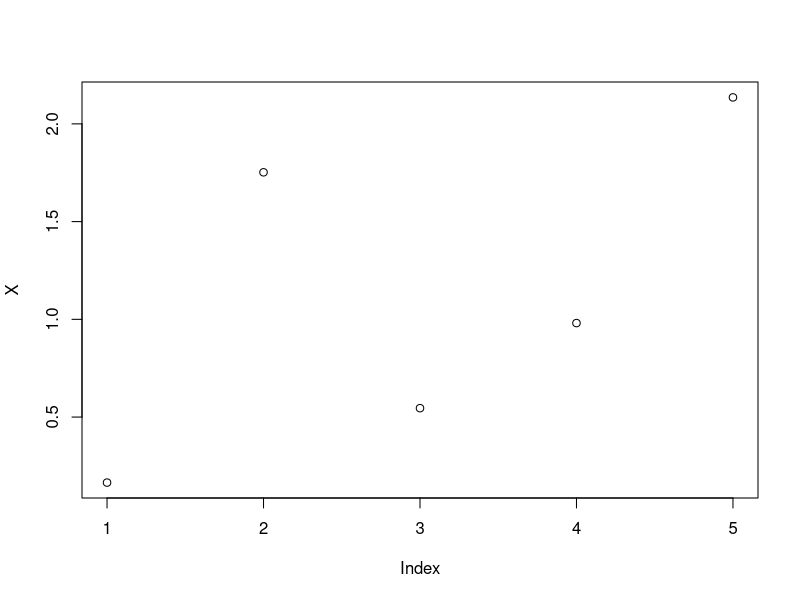
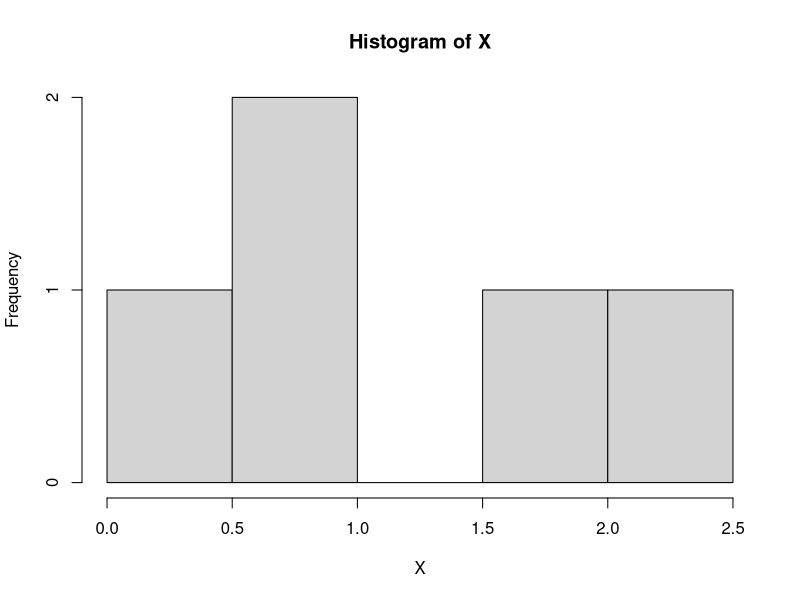
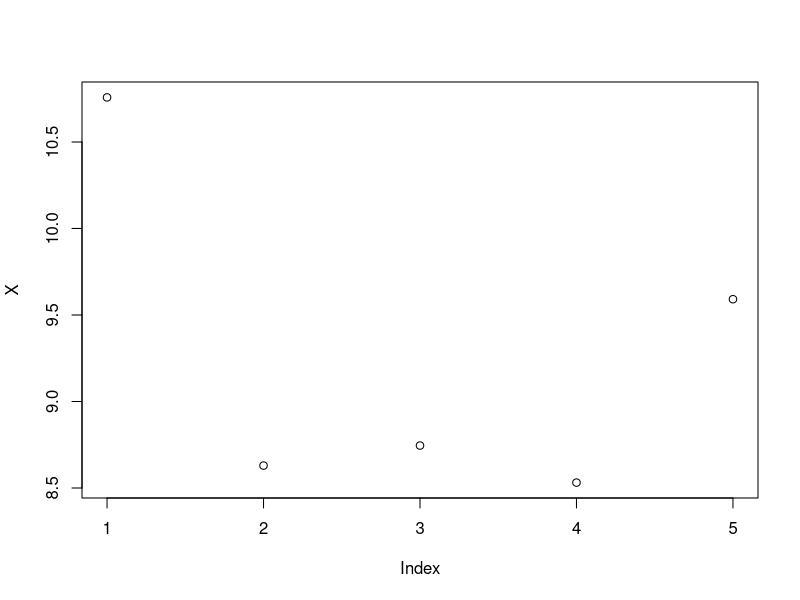
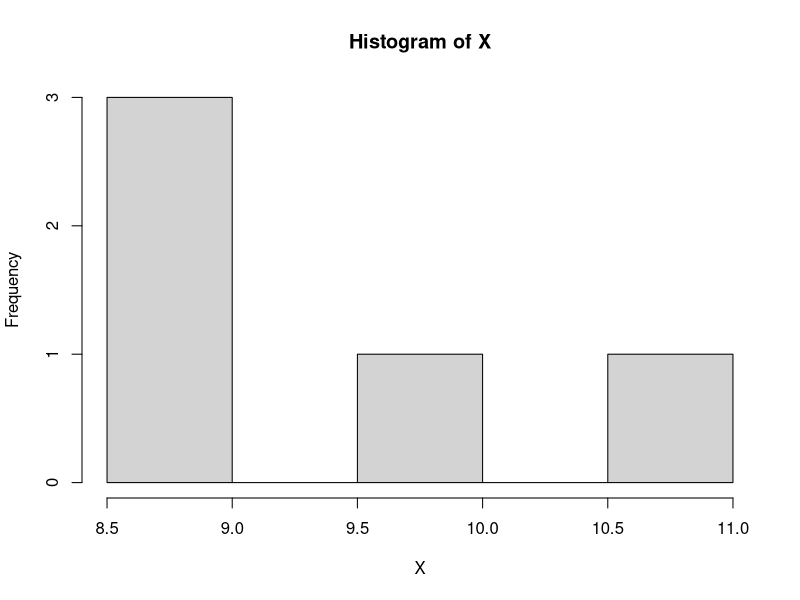
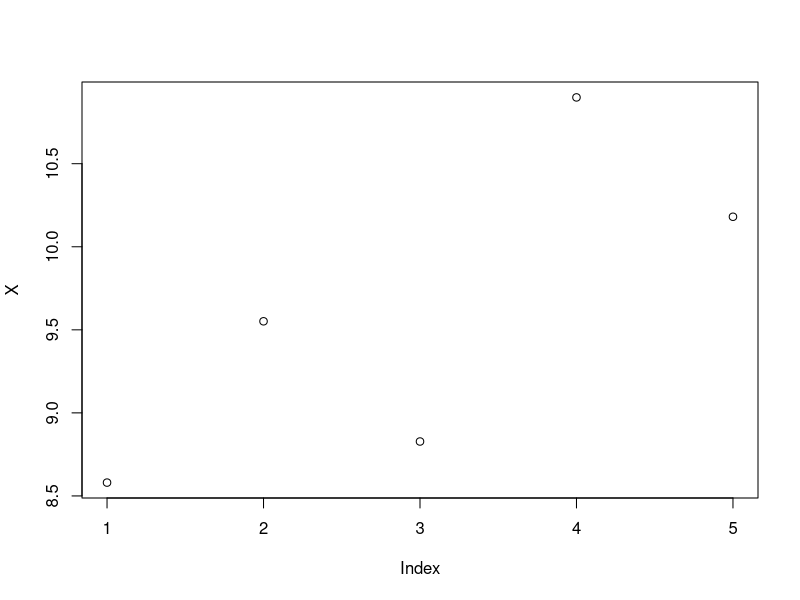
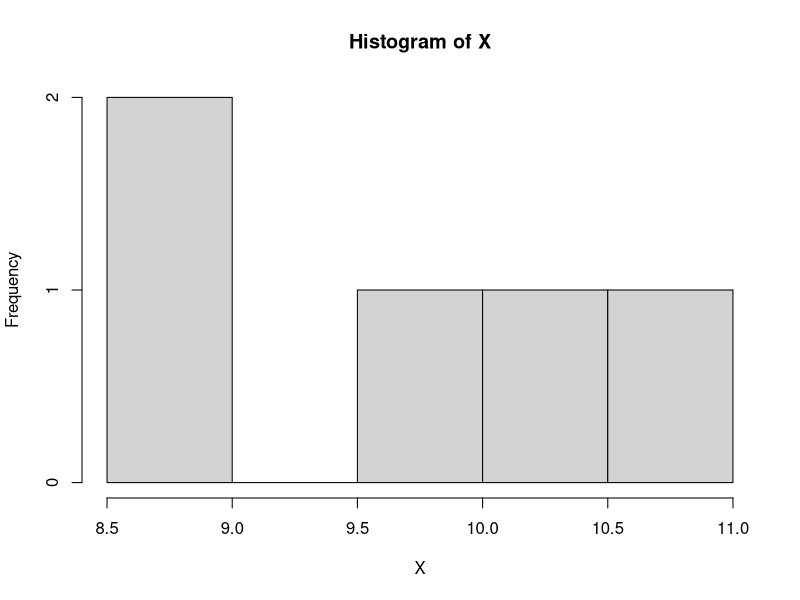
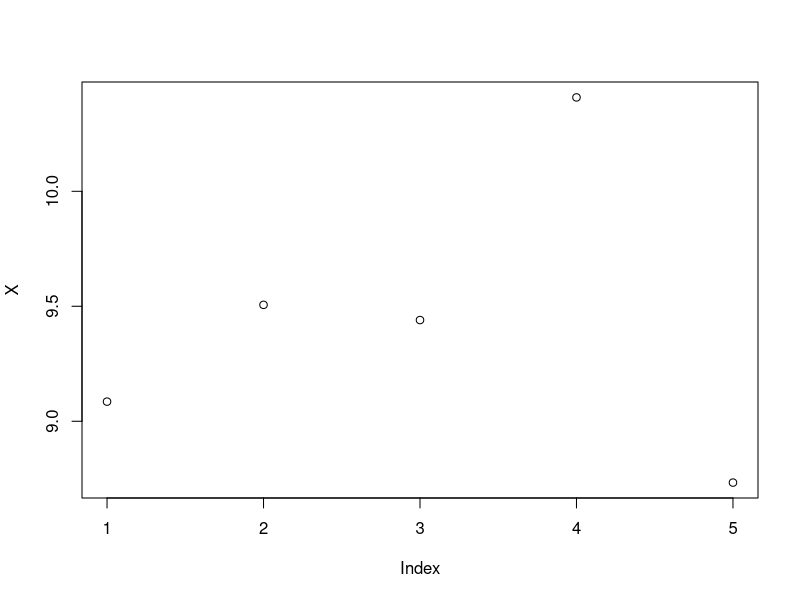
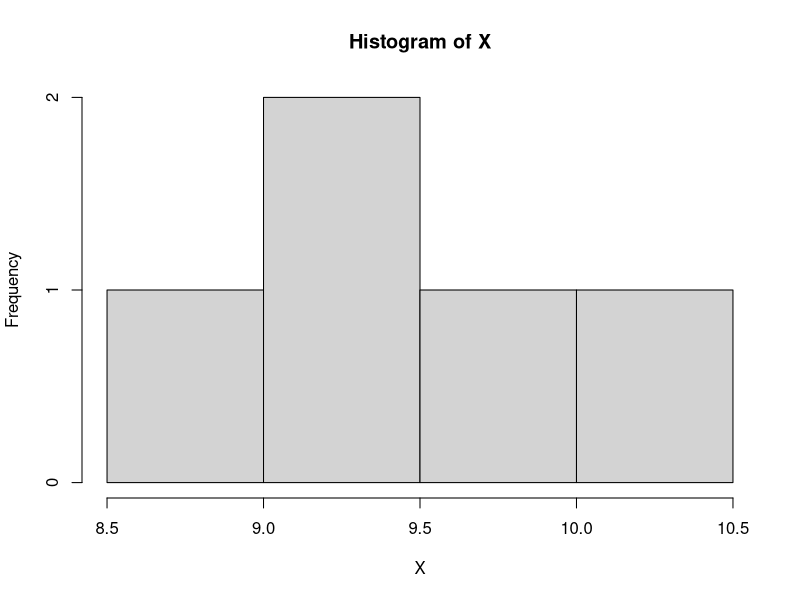

The R source for these figures, in order:
# To generate a vector of random numbers with a normal distribution:
x <-rnorm(5)
x
# Another example on vector math
N <-100000
a <-rnorm(N)
b <- rnorm(N)

#Vectorized approach
c <- a * b
c
# visualize the random numbers with normal distribution 
X <- rnorm(5)
X 
plot(X)
hist(X)
# visualize the random numbers with normal distribution with n,mean,standard deviation
# multiple examples with the data
X<- rnorm( 5, 10, 1)
X
plot(X)
hist(X)

X <- rnorm (5, 10)
X
plot(X)
hist(X)

X <- rnorm(5, mean=10, sd = 1)
X
plot(X)
hist(X)

X <- rnorm(5, sd=1, mean=10)
X
plot(X)
hist(X)

X <- rnorm(5, sd=1)
X
plot(X)
hist(X)

X <- rnorm(3)
X
plot(X)
hist(X)

X <- rnorm( 3, 9, 1)
X
plot(X)
hist(X)

X <- rnorm (3, 9)
X
plot(X)
hist(X)

X <- rnorm(3, mean=9, sd = 1)
X
plot(X)
hist(X)

X <- rnorm(3, sd=1, mean=9)
X
plot(X)
hist(X)

x <-rnorm(10)
plot(x)
hist(x)

x <-rnorm(80000)
#plot(x)
#hist(x)
head(x)
tail(x)
range(x)
summary(x)
boxplot(x,horizontal= TRUE)

X <- rnorm(6)
X
